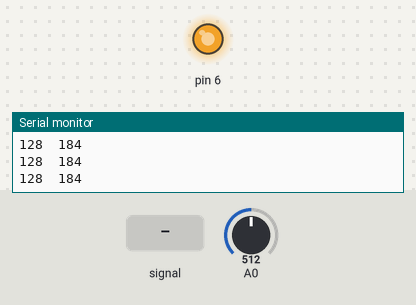
This sketch was run on a simulated Arduino Uno, built with avr-gcc and run on an emulated ATmega328P. Shown: output pins drawn as LEDs (lit = HIGH), the last lines printed to the serial monitor. Inputs (shaded band) come from the test bench; at power-on: A0 = 512.

Above: at 1.2 s.
1.3 s: A0 fed a 50 Hz sine of ±306 counts around its level
At 1.68 s:
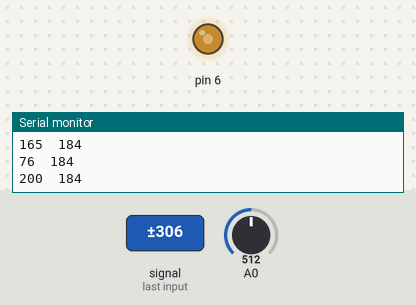
4.3 s: A0 fed a 200 Hz sine of ±460 counts around its level
At 5.04 s:
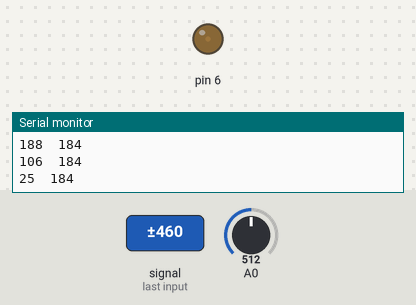
7.3 s: A0 set to 306
10.3 s: A0 set to 122
Timing chart, 0 to 14.3 s (numbered marks = the images above; inputs shaded):
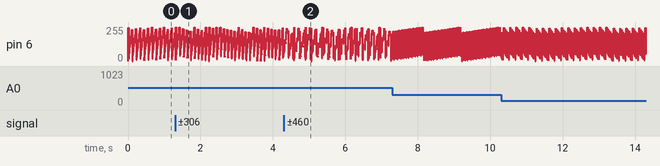

Measured:
- by itself, pin 6: ramps from 0/255 to 255/255 and jumps back, once every 0.03 s

The sketch:

Lab8Circuit2.ino
```cpp
/*
  Lab 8 Circuit 2
  Use Proportional control to keep constant light level
  By: Martin and Mohammad
  Written: 3/23/22
  I/O Pins
  A0: Photoresistor
  A1:
  A2:
  A3:
  A4:
  A5:
  D0:
  D1:
  D2:
  D3:
  D4:
  D5:
  D6:
  D7:
  D8: LED
  D9:
  D10:
  D11:
  D12:
  D13:
*/
volatile unsigned char pV = 0;

//save ADC value to result
ISR(ADC_vect) {
  pV = ADCH;
}

void setup() {
  // put your setup code here, to run once:
  DDRD = 0x40;
  cli();
  ADCSRA = 0xEF;
  ADCSRB = 0x00;
  ADMUX = 0x60;

  TCCR0A = 0x83;
  TCCR0B = 0x03;

  OCR0A = 255;

  sei();
  Serial.begin(9600);
}

void loop() {
  unsigned char  sP = 184;
  unsigned char  Kp = 4;

  int err = sP - pV;

  OCR0A += (Kp*err)/10;

  Serial.print(pV);
  Serial.print('\t');
  Serial.println(sP);

}
```
